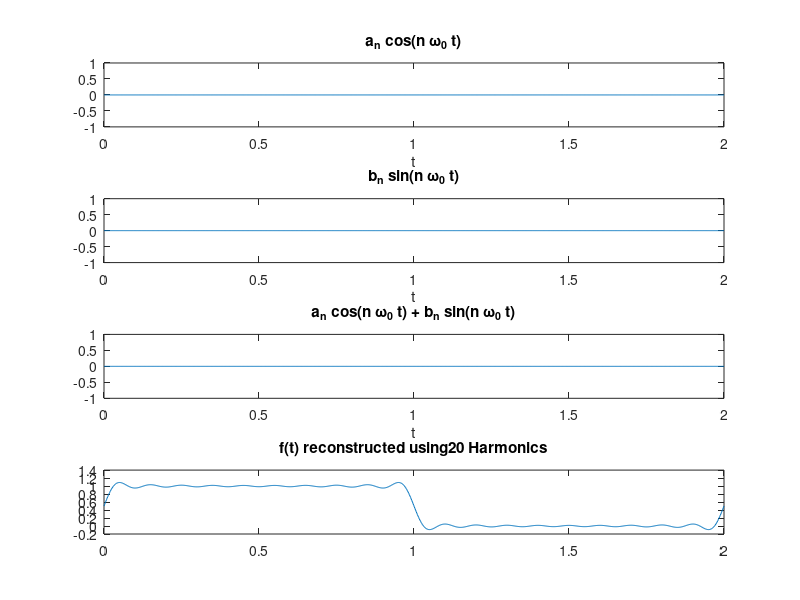
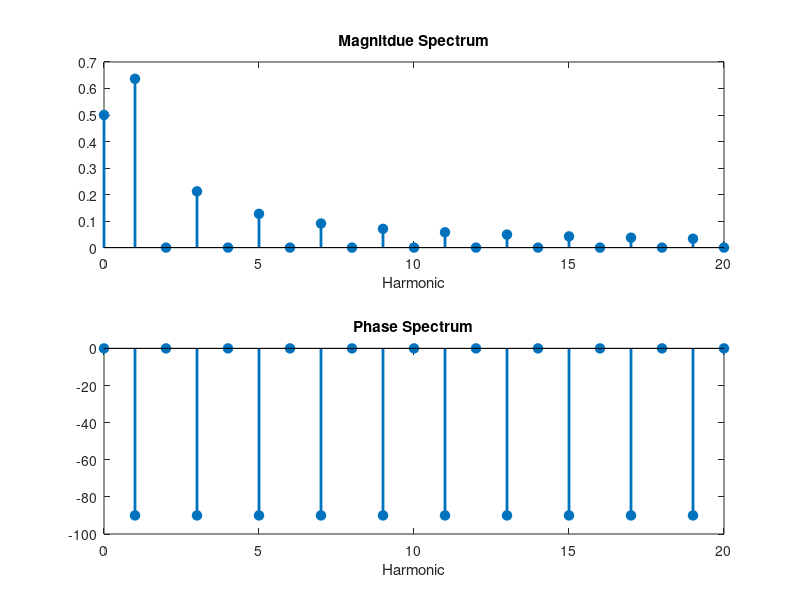

MATLAB code to generate these figures, in order:
close all;

%% Fourier Series Coefficients [CHANGE ACCORDING TO YOUR f(t)]


% Coefficients as a matrix
% Square wave 
w0 = pi; 
a0 = 0.5;
an = [0     0     0     0     0     0     0     0     0     0     0     0     0     0     0     0     0     0     0     0];
bn =[0.6366         0    0.2122         0    0.1273         0    0.0909         0    0.0707         0    0.0579         0    0.0490         0    0.0424         0    0.0374         0    0.0335         0];

% Sawtooth
% w0 = 2 * pi / 3;
% a0 = 3;
% an = [0     0     0     0     0     0     0     0     0     0     0     0     0     0     0     0     0     0     0     0];
% bn = [1.9099    0.9549    0.6366    0.4775    0.3820    0.3183    0.2728    0.2387    0.2122    0.1910    0.1736    0.1592    0.1469    0.1364    0.1273    0.1194    0.1123    0.1061    0.1005    0.0955];
%% Generate and plot f(t) [NO CHANGE NEEDED]

% Generate enough time points for a single period
t = linspace(0, 2*pi/w0, 1000);

figure;
% plot DC component only
f = ones(size(t)) * a0;
subplot(4, 1, 1);
plot(t, f);
xlabel('t');
title('a_0 or DC');

subplot(4, 1, 4);
plot(t, f);
xlabel('t');
title('f(t)');

pause;

% plot f(t) using n Harmonics
for n = 1:length(an)
    
    s1 = an(n) * cos(n * w0 * t);
    s2 = bn(n) * sin(n * w0 * t);
    f = f + s1 + s2; 
    
    % nth harmonic cos
    subplot(4, 1, 1);
    plot(t, s1);
    title('a_n cos(n \omega_0 t)');
    xlabel('t');
    
    % nth harmonic sin
    subplot(4, 1, 2);
    plot(t, s2); 
    title('b_n sin(n \omega_0 t)');
    xlabel('t');
    
    % nth harmonic
    subplot(4, 1, 3);
    plot(t, s1 + s2); 
    title('a_n cos(n \omega_0 t) + b_n sin(n \omega_0 t)');
    xlabel('t');
    
    % f reconstructed with n harmonics
    subplot(4, 1, 4);
    plot(t, f); 
    title(['f(t) reconstructed using', int2str(n), ' Harmonics']);
    
    pause;
    
end

%% Frequency Spectrum plots [NO CHANGE NEEDED]

spectrum = [a0, an- bn*1j];
harmonic = 0:length(spectrum) - 1;
figure;

% Magnitude Spectrum
subplot(2, 1, 1);
stem(harmonic, abs(spectrum), 'fill', 'MarkerSize', 7, 'LineWidth', 2);
title('Magnitdue Spectrum');
xlabel('Harmonic');

% Phase Spectrum
subplot(2, 1, 2);
stem(harmonic, rad2deg(angle(spectrum)), 'fill', 'MarkerSize', 7, 'LineWidth', 2);
title('Phase Spectrum');
xlabel('Harmonic');
